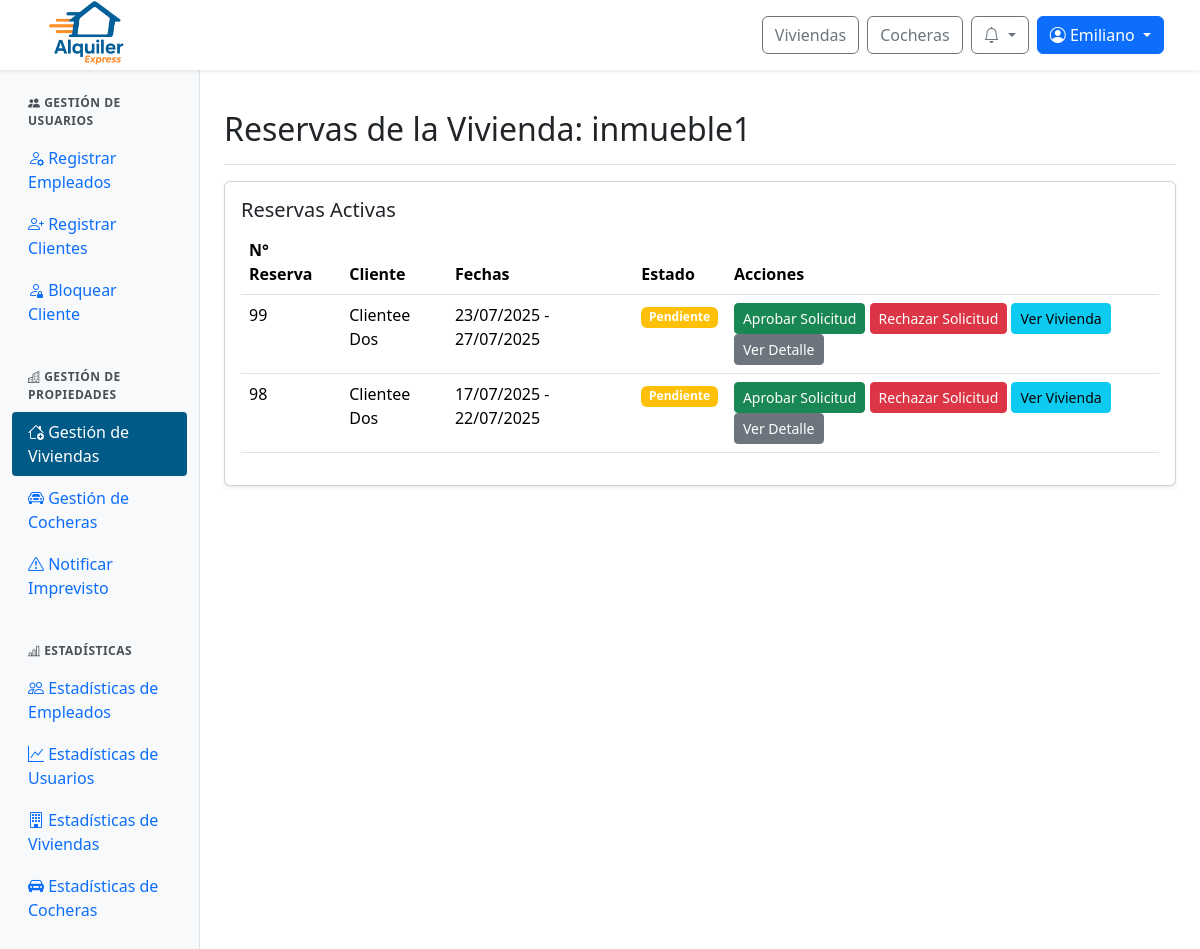
The page /panel/inmuebles/reservas/1/ (signed in) on the database as committed earlier.
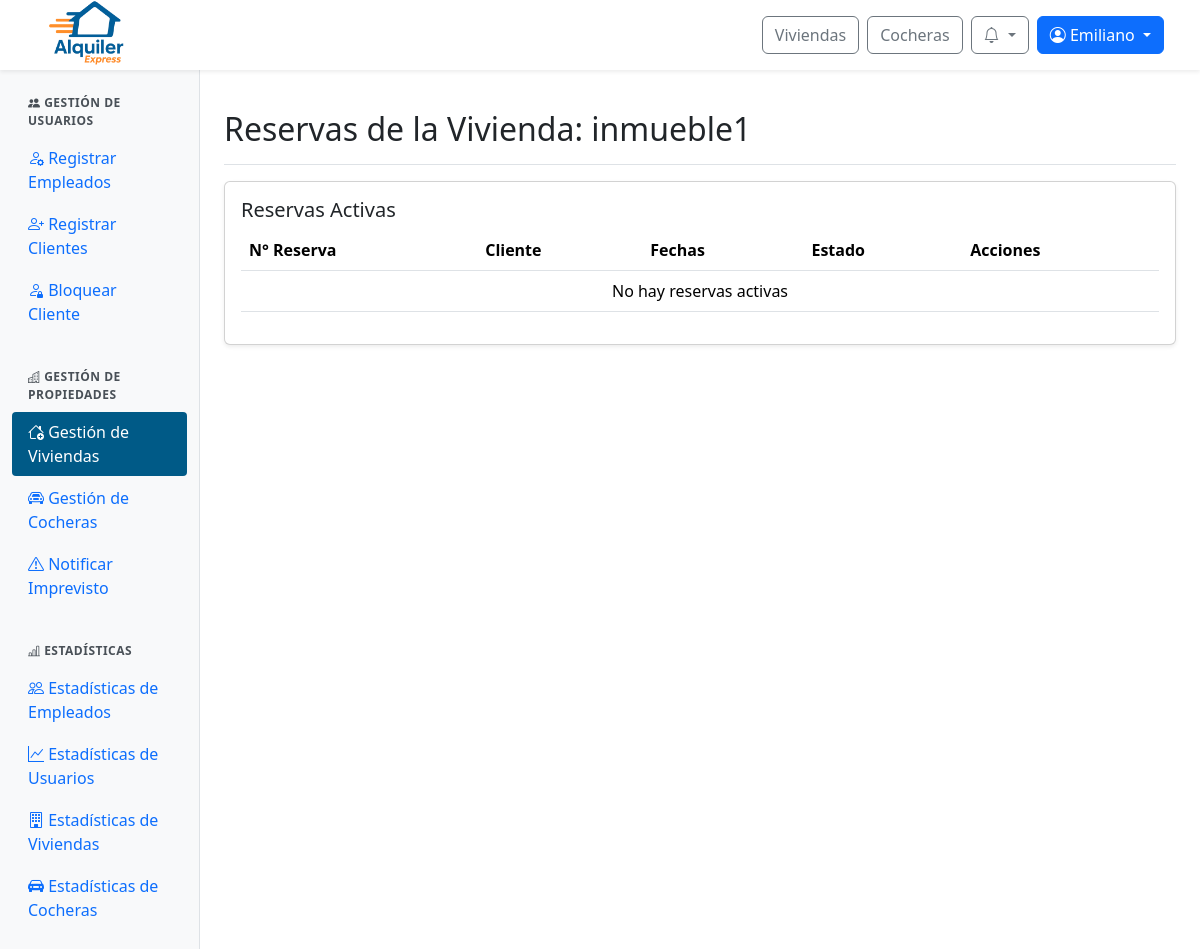
The same page on the database as committed later.
### web/models.py (models this page shows, shortened)
class Reserva(models.Model):
    id_reserva = models.AutoField(primary_key=True)
    fecha_inicio = models.DateTimeField(default=timezone.now)
    fecha_fin = models.DateTimeField()
    precio_total = models.DecimalField(max_digits=10, decimal_places=2)
    estado = models.ForeignKey(Estado, on_delete=models.SET_NULL, null=True)  # Aquí está el estado FK
    inmueble = models.ForeignKey(Inmueble, null=True, blank=True, on_delete=models.SET_NULL)
    cochera = models.ForeignKey(Cochera, null=True, blank=True, on_delete=models.SET_NULL)
    descripcion = models.TextField()
    creada_en = models.DateTimeField(default=timezone.now)
    aprobada_en = models.DateTimeField(null=True, blank=True)
    cantidad_adultos = models.PositiveIntegerField(default=1, verbose_name="Cantidad de adultos")
    cantidad_ninos = models.PositiveIntegerField(default=0, verbose_name="Cantidad de niños")
    patente = models.CharField(max_length=20, null=True, blank=True, verbose_name="Patente del vehículo")

class ClienteInmueble(models.Model):
    id_cliente_inmueble = models.AutoField(primary_key=True)
    cliente = models.ForeignKey(Perfil, on_delete=models.CASCADE)  # FK a Perfil, no Usuario
    inmueble = models.ForeignKey(Inmueble, null=True, blank=True, on_delete=models.SET_NULL)
    cochera = models.ForeignKey(Cochera, null=True, blank=True, on_delete=models.SET_NULL)
    reserva = models.ForeignKey(Reserva, on_delete=models.CASCADE)

class Perfil(models.Model):
    id_perfil = models.AutoField(primary_key=True)
    usuario = models.OneToOneField(User, on_delete=models.CASCADE)
    dni = models.CharField(max_length=20)
    fecha_nacimiento = models.DateField(null=True, blank=True)

class Estado(models.Model):
    id_estado = models.AutoField(primary_key=True)
    nombre = models.CharField(max_length=100)

### web/views/viewsAdminPropiedades.py (the view)
# urls.py: path('panel/inmuebles/reservas/<int:id_inmueble>/', viewsAdminPropiedades.admin_inmuebles_reservas, name='admin_inmuebles_reservas'),
@login_required
@user_passes_test(is_admin_or_empleado)
def admin_inmuebles_reservas(request, id_inmueble):
    inmueble = get_object_or_404(Inmueble, id_inmueble=id_inmueble)
    reservas = Reserva.objects.filter(
        inmueble=inmueble,
        estado__nombre__in=["Pendiente", "Concurrente", "Aprobada", "Pagada", "Confirmada"]
    ).order_by('-id_reserva')
    return render(request, 'admin/admin_inmuebles_reservas.html', {
        'inmueble': inmueble,
        'reservas': reservas
    })

### web/authentication.py (called while the page is built)
    def get_user(self, user_id):
        try:
            return User.objects.get(pk=user_id)
        except User.DoesNotExist:
            return None

### web/context_processors.py (called while the page is built)
def notifications(request):
    if request.user.is_authenticated:
        try:
            return {
                'notificaciones': request.user.perfil.notificacion_set.order_by('-fecha_creacion')[:10],
                'notificaciones_no_leidas': request.user.perfil.notificacion_set.filter(leido=False).count()
            }
        except Exception:
            return {}
    return {}

def is_client_context(request):
    return {'is_client': is_client(request.user)}

### web/utils.py (called while the page is built)
def is_client(user):
    return user.is_authenticated and user.groups.filter(name="cliente").exists()

def is_admin_or_empleado(user):
    return user.is_authenticated and (user.is_staff or user.groups.filter(name="empleado").exists())

### web/templates/admin/admin_inmuebles_reservas.html (shortened to what the changed rows need)
{% extends 'admin/admin_base.html' %}
{% load static %}
{% block admin_content %}
<div class="d-flex justify-content-between flex-wrap flex-md-nowrap align-items-center pt-3 pb-2 mb-3 border-bottom">
  <h1 class="h2">Reservas de la Vivienda: {{ inmueble.nombre }}</h1>
</div>
<div class="card shadow-sm mb-4">
  <div class="card-body">
    <div class="table-responsive">
      <table class="table table-hover">
        <thead>
          <tr>
            <th>N° Reserva</th>
            <th>Cliente</th>
            <th>Fechas</th>
            <th>Estado</th>
            <th>Acciones</th>
          </tr>
        </thead>
        <tbody>
          {% for reserva in reservas %}
          <tr>
            <td>{{ reserva.id_reserva }}</td>
            <td>
              {% with relacion=reserva.clienteinmueble_set.first %}
                {% if relacion and relacion.cliente %}
                  {{ relacion.cliente.usuario.get_full_name|default:relacion.cliente.usuario.username }}
                {% else %}
                  Cliente no disponible
                {% endif %}
              {% endwith %}
            </td>
            <td>{{ reserva.fecha_inicio|date:"d/m/Y" }} - {{ reserva.fecha_fin|date:"d/m/Y" }}</td>
            <td>
              <span class="badge
                {% if reserva.estado.nombre == 'Confirmada' %}bg-success
                {% elif reserva.estado.nombre == 'Cancelada' %}bg-danger
                {% elif reserva.estado.nombre == 'Rechazada' %}bg-secondary
                {% elif reserva.estado.nombre == 'Pagada' %}bg-info
                {% elif reserva.estado.nombre == 'Aprobada' %}bg-primary
                {% elif reserva.estado.nombre == 'Pendiente' or reserva.estado.nombre == 'Concurrente' %}bg-warning
                {% elif reserva.estado.nombre == 'Finalizada' %}bg-dark
                {% else %}bg-warning{% endif %}">
                {% if reserva.estado.nombre == 'Concurrente' %}Pendiente{% else %}{{ reserva.estado.nombre }}{% endif %}
              </span>
            </td>
            <td>
              {% if reserva.estado.nombre == 'Pendiente' %}
                <button class="btn btn-sm btn-success" onclick="cambiarEstado('{{ reserva.id_reserva }}', 'Aprobada')">Aprobar Solicitud</button>
                <button class="btn btn-sm btn-danger" onclick="cambiarEstado('{{ reserva.id_reserva }}', 'Rechazada')">Rechazar Solicitud</button>
              {% elif reserva.estado.nombre == 'Concurrente' %}
                <button class="btn btn-sm btn-success" onclick="cambiarEstado('{{ reserva.id_reserva }}', 'Concurrente')" disabled >Aprobar Solicitud</button>
                <button class="btn btn-sm btn-danger" onclick="cambiarEstado('{{ reserva.id_reserva }}', 'Rechazada')">Rechazar Solicitud</button>
              {% elif reserva.estado.nombre == 'Aprobada' %}
                <button class="btn btn-sm btn-success">Esperando Pago...</button>
              {% elif reserva.estado.nombre == 'Pagada' %}
                <button class="btn btn-sm btn-success" onclick="cambiarEstado('{{ reserva.id_reserva }}', 'Confirmada')">Llaves Entregadas</button>
                <button class="btn btn-sm btn-danger" onclick="cambiarEstado('{{ reserva.id_reserva }}', 'Cancelada')">Cancelar Alquiler</button>
              {% elif reserva.estado.nombre == 'Confirmada' %}
                <button class="btn btn-sm btn-success" onclick="cambiarEstado('{{ reserva.id_reserva }}', 'Finalizada')">Terminar Alquiler</button>
                <button class="btn btn-sm btn-danger" onclick="cambiarEstado('{{ reserva.id_reserva }}', 'Cancelada')">Cancelar Alquiler</button>
              {% endif %}
              <a href="{% url 'detalle_inmueble' inmueble.id_inmueble %}" class="btn btn-sm btn-info">Ver Vivienda</a>
              <a href="{% url 'ver_detalle_reserva' reserva.id_reserva %}" class="btn btn-sm btn-secondary">Ver Detalle</a>
            </td>
          </tr>
          {% empty %}
          <tr>
            <td colspan="5" class="text-center">No hay reservas activas</td>
          </tr>
          {% endfor %}
        </tbody>
      </table>
    </div>
  </div>
</div>
{% endblock %}

Rows that differ between the two databases and show on the page:
removed Reserva: id_reserva "99", clienteinmueble_set.first.cliente.usuario.get_full_name "Clientee Dos", fecha_inicio "23/07/2025", fecha_fin "27/07/2025", estado.nombre "Pendiente"
removed Reserva: id_reserva "98", clienteinmueble_set.first.cliente.usuario.get_full_name "Clientee Dos", fecha_inicio "17/07/2025", fecha_fin "22/07/2025", estado.nombre "Pendiente"
Other text that changed with them:
text now shown: "No hay reservas activas"
